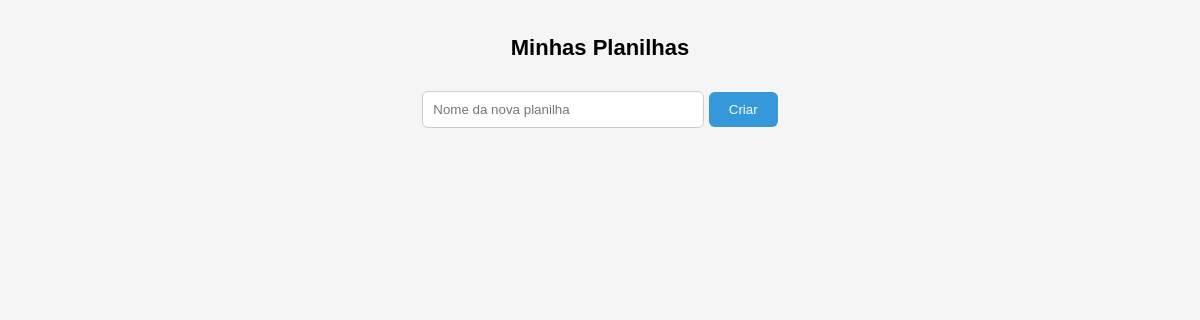
/planilhas/ (signed in), run on an earlier commit of the app's database.
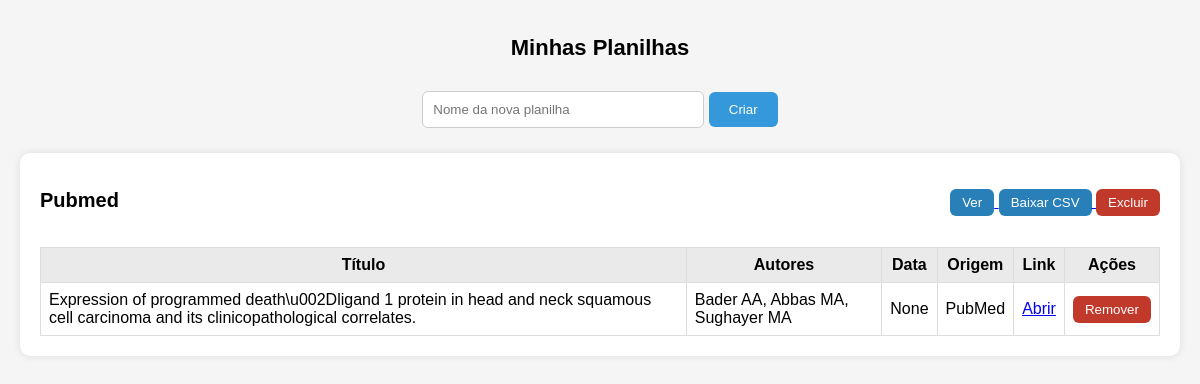
And on a later commit of the database.
### busca/models.py (models this page shows, shortened)
class Planilha(models.Model):
    user = models.ForeignKey(
        User,
        on_delete=models.CASCADE,
        related_name="planilhas"
    )
    nome = models.CharField("Nome da planilha", max_length=150)
    criado_em = models.DateTimeField(auto_now_add=True)
    class Meta:
        unique_together = ("user", "nome")
        ordering = ["-criado_em"]

class ItemPlanilha(models.Model):
    planilha = models.ForeignKey(
        Planilha,
        on_delete=models.CASCADE,
        related_name="itens"
    )
    titulo = models.CharField("Título", max_length=500)
    autores = models.CharField("Autores", max_length=500, blank=True)
    resumo = models.TextField("Resumo", blank=True)  # breve trecho do artigo
    data_publicacao = models.DateField("Data de publicação", null=True, blank=True)
    origem = models.CharField("Origem", max_length=30)  # "pubmed", "scielo", "lilacs" ou "outros"
    link = models.URLField("Link")
    adicionado_em = models.DateTimeField(auto_now_add=True)
    class Meta:
        ordering = ["-adicionado_em"]

### busca/views_planilhas.py (the view)
# urls.py: path("planilhas/", views_planilhas.lista_planilhas, name="lista_planilhas"),
@login_required
def lista_planilhas(request):
    planilhas = Planilha.objects.filter(user=request.user)
    return render(request, "busca/planilhas.html", {"planilhas": planilhas})

### busca/templates/busca/planilhas.html (shortened to what this page needs)
{% load static %}
<!DOCTYPE html>
<html lang="pt-br">
<head>
    <link rel="stylesheet" href="{% static 'busca/style.css' %}">
</head>
<body>
<h1>Minhas Planilhas</h1>
<div class="novo">
    <form action="{% url 'criar_planilha' %}" method="POST">
        <input type="text" name="nome" placeholder="Nome da nova planilha" required>
        <button type="submit">Criar</button>
    </form>
</div>
{% for p in planilhas %}
<div class="planilha-box">
    <div class="planilha-header">
        <h2>{{ p.nome }}</h2>
        <div>
            <a href="{% url 'visualizar_planilha' p.id %}">
                <button class="btn-download" type="button">Ver</button>
            </a>
            <a href="{% url 'download_planilha' p.id %}">
                <button class="btn-download" type="button">Baixar CSV</button>
            </a>
            <a href="{% url 'apagar_planilha' p.id %}"
               onclick="return confirm('Apagar esta planilha?')">
                <button class="btn-danger" type="button">Excluir</button>
            </a>
        </div>
    </div>
    {% if p.itens.all|length > 0 %}
    <table>
        <thead>
            <tr>
                <th>Título</th>
                <th>Autores</th>
                <th>Data</th>
                <th>Origem</th>
                <th>Link</th>
                <th>Ações</th>
            </tr>
        </thead>
        <tbody>
            {% for item in p.itens.all %}
            <tr>
                <td>{{ item.titulo }}</td>
                <td>{{ item.autores }}</td>
                <td>{{ item.data_publicacao }}</td>
                <td>{{ item.origem }}</td>
                <td><a href="{{ item.link }}" target="_blank">Abrir</a></td>
                <td>
                    <a href="{% url 'remover_item' p.id item.id %}"
                       onclick="return confirm('Remover este artigo?')">
                        <button class="btn-danger" type="button">Remover</button>
                    </a>
                </td>
            </tr>
            {% endfor %}
        </tbody>
    </table>
    {% else %}
        <p>Nenhum item ainda.</p>
    {% endif %}
</div>
{% endfor %}
</body>
</html>

What changed in the data, as far as the page shows it:
added Planilha: nome "Pubmed"
added ItemPlanilha: titulo "Expression of programmed death\\u002Dligand 1 protein in head and neck squamous cell carcinoma and its clinicopathological correlates.", autores "Bader AA, Abbas MA, Sughayer MA", data_publicacao "None", origem "PubMed"
